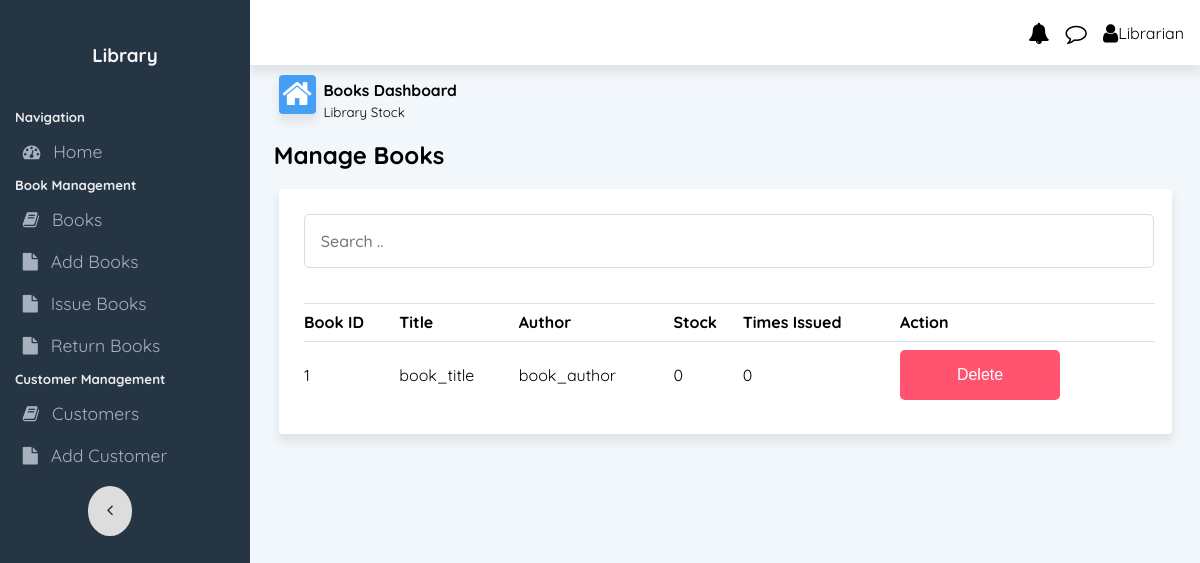
Before: /books with the older database file.
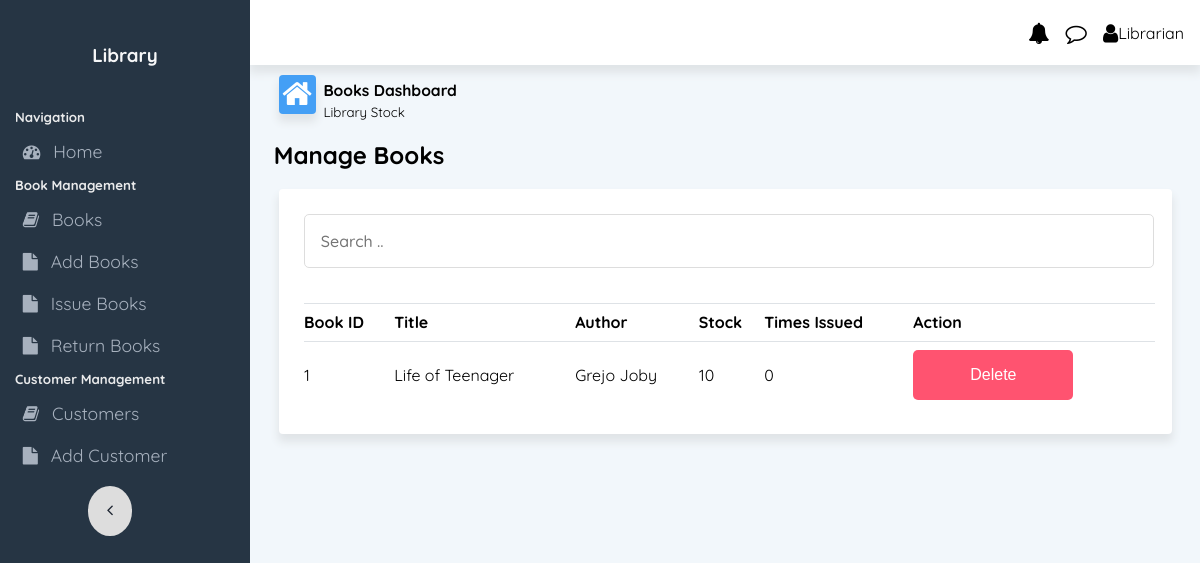
After: the same page with the newer database file.
### app.py (models this page shows)
class Books(db.Model):
    __tablename__ = 'books'
    book_id = db.Column(db.Integer, primary_key=True, autoincrement=True)
    title = db.Column(db.String(255), nullable=False)
    authors = db.Column(db.String(255), nullable=False)
    stockQty = db.Column(db.Integer, nullable=False, default=0)
    timesIssued = db.Column(db.Integer, nullable=False, default=0)
    def __repr__(self):
        return 'Book'+str(self.book_id)

### app.py (the view)
@app.route('/books')
def books():
    all_books=Books.query.all()
    print(all_books)
    return render_template('books.html', all_books=all_books)

### templates/books.html (shortened to what this page needs)
{% extends 'base.html' %}
{% block body %}
<div class="content-area">
    <div class="flexContainer" id="dashboardLineContainer">
        <div class="flex-40 dashboardLine">
            <i class="fa fa-home fa-2x" style="float: left;" id="homeIcon"></i>
            <div style="margin-bottom: 0;margin-top: 0;">
                <h3 style="margin-bottom: 0;margin-top: 2px;"><small>Books Dashboard</small> </h3>
                <p style="margin-bottom: 0;margin-top: 0;"><small>Library Stock</small> </p>
            </div>
        </div>
    </div>
</div>
<h2 style="margin: 1% 2.5% 1% 2.5%;">Manage Books</h2>
<div class="cardRow2 tablecard">
    <div style="display: flex;flex-wrap: wrap;" class="table_inside_row">
        <div style="flex:0 0 60%;flex-grow: 3;">
            <input type="text" id="search_box" placeholder="Search .." style="margin: 1%;width: 95%;">
        </div>
    </div>
    <table class="attendance_form_table">
        <thead>
            <tr style="text-align: left;">
                <th>Book ID</th>
                <th>Title</th>
                <th>Author</th>
                <th>Stock</th>
                <th>Times Issued</th>
                <th>Action</th>
            </tr>
        </thead>
        <tbody id="attendance_form_table_data">
            {%for book in all_books %}
            <tr>
                <td>{{book.book_id}}</td>
                <td>{{book.title}}</td>
                <td>{{book.authors}}</td>
                <td>{{book.stockQty}}</td>
                <td>{{book.timesIssued}}</td>
                <td><a href="books/delete/{{book.book_id}}"><button class="dropbtn btn-danger">Delete</button></a></td>
            </tr>
            {%endfor%}
        </tbody>
    </table>
</div>
{% endblock %}

### templates/base.html (shortened to what this page needs)
<!DOCTYPE html>
<html lang="en">
<head>
    <link rel="stylesheet" href="{{ url_for('static',filename='css/style.css') }}">
    <link rel="stylesheet" href="https://stackpath.bootstrapcdn.com/font-awesome/4.7.0/css/font-awesome.min.css"
>
</head>
<body>
    <div id="mySidenav" class="sidenav">
        <h3 class="logo">Library</h3>
        <h5>Navigation</h5>
        <a href="/"><button class=""><i class="fa fa-tachometer"></i>Home</button></a>
        <h5>Book Management</h5>
        <a href="{{ url_for('books') }}"><button class=""><i class="fa fa-book"></i>Books</button></a>
        <a href="{{ url_for('add_books') }}"><button class=""><i class="fa fa-file"></i>Add Books</button></a>
        <a href="{{ url_for('issue_book') }}"><button class=""><i class="fa fa-file"></i>Issue Books</button></a>
        <a href="{{ url_for('return_issue') }}"><button class=""><i class="fa fa-file"></i>Return Books</button></a>
        <h5>Customer Management</h5>
        <a href="{{ url_for('customers') }}"><button class=""><i class="fa fa-book"></i>Customers</button></a>
        <a href="{{ url_for('add_customer') }}"><button class=""><i class="fa fa-file"></i>Add Customer</button></a>
        <div>
            <a href="javascipt:void(0)" class="closebtn">
                <i class="fa fa-angle-left" onclick="toggleF()"></i>
            </a>
        </div>
    </div>
    <div class="flexArea" id="flexArea">
        <div class="navbar">
            <ul id="usernav">
                <li><i class="fa fa-bell fa-lg"></i></li>
                <li><i class="fa fa-comment-o fa-lg"></i></li>
                <li><i class="fa fa-user fa-lg"></i>Librarian</li>
            </ul>
        </div>
        {% block body %}
        {% endblock %}
    </div>
</body>
</html>

### static/css/style.css (style rules this page uses)
* { -webkit-tap-highlight-color: transparent; }
html { height: 100%; }
body { background-color: #f2f7fb; margin: 0; height: 100%; font-family: "Quicksand", sans-serif; -webkit-touch-callout: none; -webkit-user-select: none; -khtml-user-select: none; -moz-user-select: none; -ms-user-select: none; user-select: none; }
.flexArea { height: 100%; overflow-x: hidden; transition: margin-left 0.5s; margin-left: 250px; }
button { outline: none; }
.sidenav { background-color: #263544; color: #a7b1be; height: 100%; width: 250px; position: absolute; z-index: 1; top: 0; left: 0; overflow-x: hidden; transition: 0.5s; font-size: 1rem; }
.sidenav .logo { color: #f6f7f8; text-align: center; padding: 15%; }
.sidenav button { width: 100%; padding: 10px; border: 0; text-align: left; background-color: #263544; color: #a7b1be; outline: none; font-family: "Quicksand", sans-serif; cursor: pointer; }
.sidenav a { text-decoration: none; display: block; transition: 0.4s; font-family: "Quicksand", sans-serif; }
.sidenav h5 { color: #e9eaeb; margin-left: 15px; margin-bottom: 5px; }
.sidenav button { font-size: 1.1rem; }
.sidenav i { font-size: 1.1rem; padding: 0 0.8rem; }
.navbar { background-color: #fff; height: 65px; box-shadow: 0px 7px 9px 1px rgba(224, 228, 231, 1); display: flex; justify-content: space-between; align-items: center; padding: 0rem 1rem; }
.navbar ul { display: flex; justify-content: flex-end; list-style: none; }
.navbar li { padding-left: 1rem; text-align: center; }
.closebtn { float: right; padding-right: 15px; padding-top: 10px; color: white; }
.closebtn { width: 100%; list-style: none; display: flex; justify-content: center; align-items: center; text-align: center; }
.closebtn i { background-color: #ddd; padding: 1rem 1.2rem; border-radius: 50%; color: #1d2531; }
.flexContainer { width: 100%; display: flex; flex-wrap: wrap; justify-content: center; align-content: center; }
#dashboardLineContainer { justify-content: flex-start; margin-left: 2%; }
.verticalFlexItem h1, h2, h3, h4, h5, h6 { margin: 2%; }
.flex-40 { flex: 0 0 40%; margin: 1%; }
#homeIcon { background-color: #449ff5; color: white; box-shadow: 0px 7px 9px 1px rgba(224, 228, 231, 1); border-radius: 0.25rem; margin-right: 2%; padding: 1%; }
.dashboardLine { margin: 1%; align-content: center; justify-content: left; justify-self: flex-start; }
.cardRow2 { grid-area: header; justify-content: space-between; align-items: center; margin-left: 3%; margin-right: 3%; margin-top: 2%; }
.cardRow2.tablecard { background-color: #ffff; box-shadow: 0px 7px 9px 1px rgba(224, 228, 231, 1); padding: 0.5rem; border-radius: 0.25rem; grid-area: header; justify-content: space-between; align-items: center; }
.cardRow2 { grid-area: main; padding-left: 3%; }
#attendanceTable th, td { text-align: left; padding: 8px; text-align: center; }
#attendanceTable2 th, td { text-align: left; padding: 8px; text-align: center; }
.attendance_form_table { border-top: 1px solid #dee2e6; margin: 2%; width: 97%; border-collapse: collapse; }
.attendance_form_table th, td { border-bottom: 1px solid #dee2e6; padding: 1% 0; }
.dropbtn { background-color: #4099ff; color: white; padding: 16px; font-size: 16px; border: none; cursor: pointer; border-radius: 5px; min-width: 160px; }
#search_box { width: 100%; font-family: "Quicksand", sans-serif; font-weight: 500; font-size: 16px; padding: 16px; border: 1px solid #ddd; background-color: rgba(0, 0, 0, 0); outline: none; border-radius: 5px; }
.btn-danger { background-color: #ff5370 !important; border-color: #ff5370 !important; }
.table_inside_row { display: flex; vertical-align: middle; }
.table_inside_row > div { margin: 1%; }
#addTeacherTable th, td { text-align: left; padding: 1% 0; border: none; }

Changed rows visible on the page:
changed Books id 1: title "book_title" → "Life of Teenager"; authors "book_author" → "Grejo Joby"; stockQty "0" → "10"
